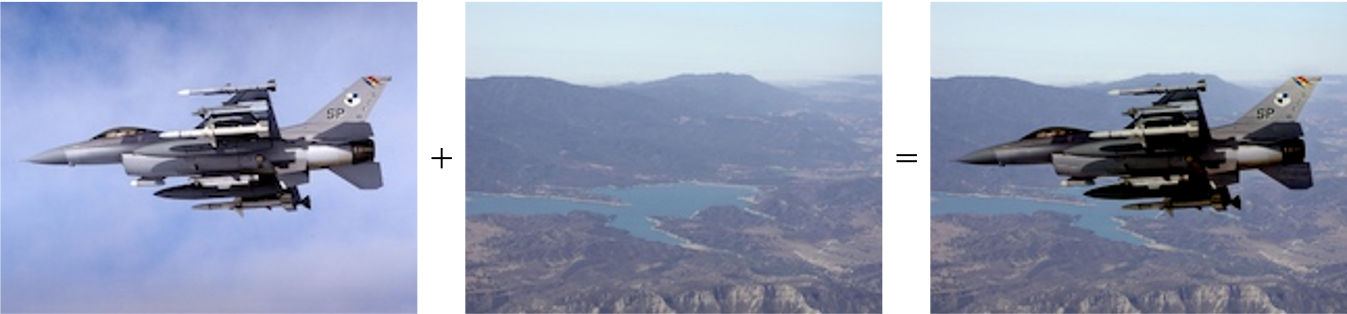
#> input picture data/teaser.png, 1347 x 314 px
$ python texture_flattening.py --data_dir data
#> lines starting #> are read from the running program, lines starting #| are printed output that depends on the picture; after the words box and inside, x2 and y2 are one past the last pixel; in counts of white or black regions, pixels touching at a corner belong together
### utils.py
import os
import cv2
import glob
import numpy as np
from PIL import Image
import matplotlib.pyplot as plt

from skimage.segmentation import find_boundaries
import scipy.signal
import scipy.linalg
import scipy.sparse


def read_image(folder, name, scale=1, gray=False):
    for filename in glob.glob(folder + "/*"):
        if os.path.splitext(os.path.basename(filename))[0] == name:
            break
    img = Image.open(os.path.join(filename))
    if scale != 1:
        w, h = img.size
        img = img.resize((int(w * scale), int(h * scale)), Image.BICUBIC)
    if gray:
        img = img.convert("L")
    img = np.array(img)
    if len(img.shape) == 3:
        img = img[..., :3]
    return img.astype(np.float64) / 255 # only first 3

def rgb2gray(img):
    r, g, b = img[..., 0], img[..., 1], img[..., 2]
    return 0.2126 * r + 0.7152 * g + 0.0722 * b

def process_mask(mask):
    boundary = find_boundaries(mask, mode="inner").astype(int)
    inner = mask - boundary
    return inner, boundary

# [35 lines left out: functions compute_laplacian, compute_gradient, not called in this run]

def get_pixel_ids(img):
    pixel_ids = np.arange(img.shape[0] * img.shape[1]).reshape(img.shape[0], img.shape[1])
    return pixel_ids

def get_masked_values(values, mask):
    assert values.shape == mask.shape
    nonzero_idx = np.nonzero(mask) # get mask 1
    return values[nonzero_idx]

def get_alpha_blended_img(src, target, alpha_mask):
    return src * alpha_mask + target * (1 - alpha_mask)

def dilate_img(img, k):
    kernel = np.ones((k, k), np.uint8)
    return cv2.dilate(img, kernel, iterations = 1)

# [6 lines left out: function estimate_sparse_rank, not called in this run]

### poisson_image_editor.py
import os
import cv2
import numpy as np
import scipy.sparse.linalg
from PIL import Image
import matplotlib.pyplot as plt
from argparse import ArgumentParser
import pyamg
from abc import ABC, ABCMeta, abstractmethod

import utils

class PoissonImageEditor(ABC):
    def __init__(self, dataset_root, solver, scale):
        self.src_rgb = utils.read_image(f"{dataset_root}", "source", scale=scale, gray=False)

        self.solver = solver
        if solver != "multigrid":
            self.solver_func = getattr(scipy.sparse.linalg, solver)
        else:
            self.solver_func = None

        self.img_h, self.img_w = self.src_rgb.shape[:2]

    @abstractmethod
    def preprocess_mask(self):
        pass

    def setup(self):
        self.mask, self.inner_mask, self.boundary_mask = self.preprocess_mask()

        self.pixel_ids = utils.get_pixel_ids(self.mask)
        self.inner_ids = utils.get_masked_values(self.pixel_ids, self.inner_mask).flatten()
        self.boundary_ids = utils.get_masked_values(self.pixel_ids, self.boundary_mask).flatten()
        self.mask_ids = utils.get_masked_values(self.pixel_ids, self.mask).flatten() # boundary + inner

        self.inner_pos = np.searchsorted(self.mask_ids, self.inner_ids)
        self.boundary_pos = np.searchsorted(self.mask_ids, self.boundary_ids)
        self.mask_pos = np.searchsorted(self.pixel_ids.flatten(), self.mask_ids)

    def construct_A_matrix(self):

        n1_pos = np.searchsorted(self.mask_ids, self.inner_ids - 1)
        n2_pos = np.searchsorted(self.mask_ids, self.inner_ids + 1)
        n3_pos = np.searchsorted(self.mask_ids, self.inner_ids - self.img_w)
        n4_pos = np.searchsorted(self.mask_ids, self.inner_ids + self.img_w)

        A = scipy.sparse.lil_matrix((len(self.mask_ids), len(self.mask_ids)))
        A[self.inner_pos, n1_pos] = 1
        A[self.inner_pos, n2_pos] = 1
        A[self.inner_pos, n3_pos] = 1
        A[self.inner_pos, n4_pos] = 1
        A[self.inner_pos, self.inner_pos] = -4
        A[self.boundary_pos, self.boundary_pos] = 1
        A = A.tocsr()

        return A

    # [5 lines left out: function construct_b, not called in this run]

    @abstractmethod
    def compute_gradients(self, src, target, *args, **kwargs):
        pass

    # [31 lines left out: functions solve_system, poisson_edit_channel, not called in this run]

    @abstractmethod
    def preprocess_inputs(self, *args, **kwargs):
        pass

    def poisson_edit_rgb(self, *args, **kwargs):
        self.setup()
        self.A = self.construct_A_matrix()
        src_rgb, target_rgb = self.preprocess_inputs(*args, **kwargs)
        poisson_edited_img_rgb = []
        for i in range(self.src_rgb.shape[-1]):
            poisson_edited_img_rgb.append(
                self.poisson_edit_channel(
                    src_rgb[..., i], target_rgb[..., i], *args, **kwargs)
            )
        return np.dstack(poisson_edited_img_rgb)

# [2 lines that do not run on import are left out]


### texture_flattening.py
import os
import cv2
import numpy as np
import scipy.sparse.linalg
from PIL import Image
import matplotlib.pyplot as plt
from argparse import ArgumentParser

import utils
from poisson_image_editor import PoissonImageEditor

class PoissonTextureFlattener(PoissonImageEditor):
    def __init__(self, dataset_root, solver, scale, use_edge, canny_threshold, edge_dilation_kernel):
        super(PoissonTextureFlattener, self).__init__(dataset_root, solver, scale)
#> in read_image, img is the input picture: PIL image 1347x314 RGBA; mean R, G, B, A 130.2, 139.4, 164.1, 235.3
        self.mask = utils.read_image(f"{dataset_root}", "mask", scale=scale, gray=True)

        if use_edge:
            self.edge = utils.read_image(f"{dataset_root}", "edge", scale=scale,  gray=True)
        else:
            self.edge = cv2.Canny((utils.rgb2gray(self.src_rgb) * 255).astype(np.uint8), *canny_threshold)
#> in rgb2gray, `r, g, b = img[..., 0], img[..., 1], img[..., 2]`:
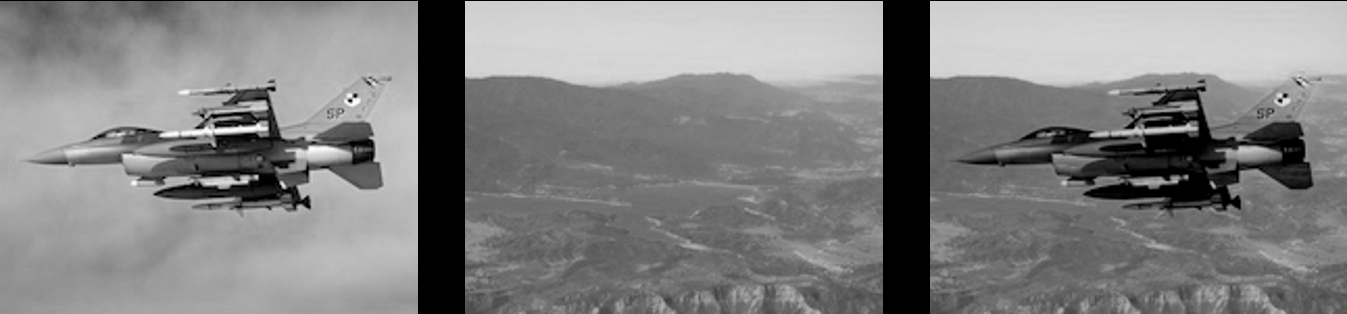
#> r: shape (314, 1347) float64; min 0, max 1, mean 0.51
#> in rgb2gray, `r, g, b = img[..., 0], img[..., 1], img[..., 2]`:
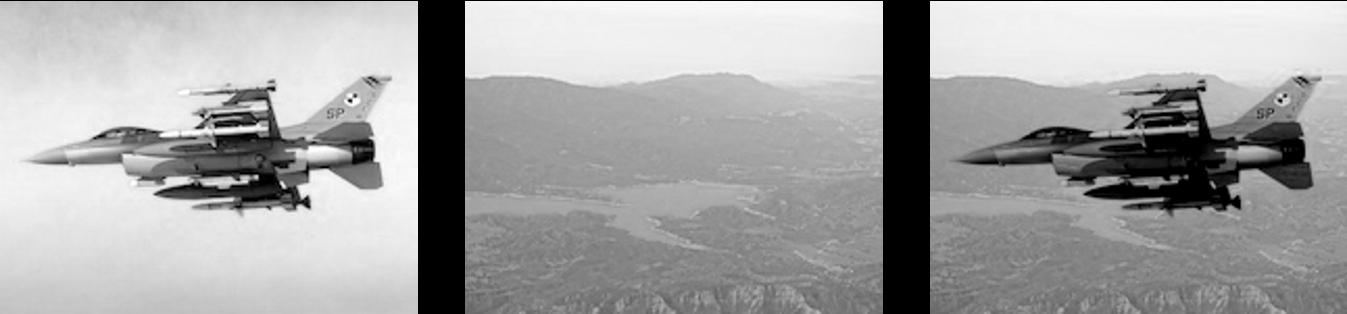
#> b: shape (314, 1347) float64; min 0, max 1, mean 0.644
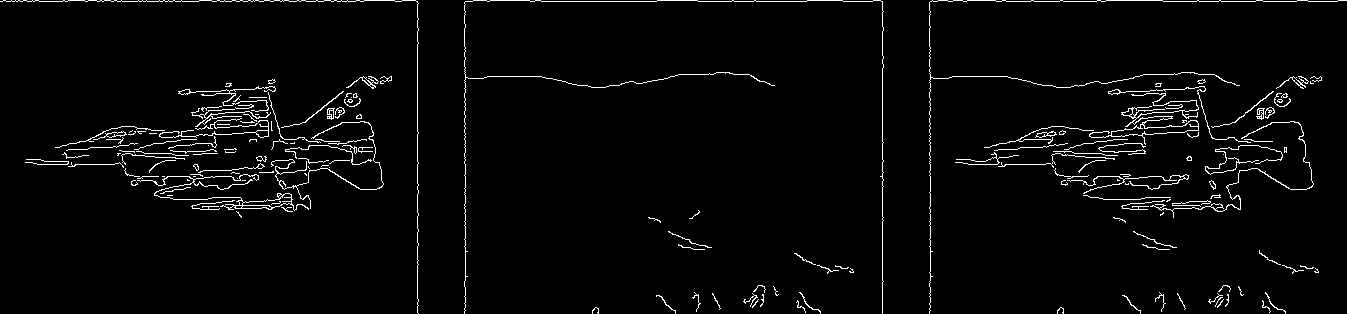
#> self.edge: shape (314, 1347); 2.9% white in thin lines or dots
            self.edge = utils.dilate_img(self.edge, edge_dilation_kernel)
#> in dilate_img, `return cv2.dilate(img, kernel, iterations = 1)`: returned value: shape (314, 1347); 9% white; 30 white regions, largest, box (x1, y1, x2, y2) and area: (24, 78, 385, 219) 13119, (954, 75, 1323, 219) 11505, (463, 0, 885, 314) 4227
        _, self.edge = cv2.threshold(self.edge, 0.5, 1, cv2.THRESH_BINARY)

    def preprocess_mask(self):
        _, self.mask = cv2.threshold(self.mask, 0.5, 1, cv2.THRESH_BINARY)
        inner_mask, boundary_mask = utils.process_mask(self.mask)
        return self.mask, inner_mask, boundary_mask

    def compute_gradients(self, src, target):
        Ix, Iy = utils.compute_gradient(src)
        Ix = self.edge * Ix
        Iy = self.edge * Iy
        Ixx, _ = utils.compute_gradient(Ix, forward=False)
        _, Iyy = utils.compute_gradient(Iy, forward=False)
        return Ixx + Iyy

    def preprocess_inputs(self):
        return self.src_rgb, self.src_rgb

if __name__ == "__main__":
    parser = ArgumentParser()
    parser.add_argument("--data_dir", type=str, required=True, help="Folder of mask, source, and target image files.")
    parser.add_argument("--scale", type=float, default=1.0, help="Scaling image height and width.")
    parser.add_argument("--use_edge", action="store_true", help="Use provided edge map. If not specified, computes depth map from source image.")
    parser.add_argument("--solver", type=str, default="spsolve", help="Linear system solver.")
    parser.add_argument("--canny_threshold", type=float, default=[100, 200], nargs="+")
    parser.add_argument("--edge_dilation_kernel", type=int, default=3)
    args = parser.parse_args()

    flattener = PoissonTextureFlattener(args.data_dir, args.solver, args.scale, args.use_edge, args.canny_threshold, args.edge_dilation_kernel)

    img = flattener.poisson_edit_rgb()
#> in preprocess_mask, `_, self.mask = cv2.threshold(self.mask, 0.5, 1, cv2.THRESH_BINARY)`:
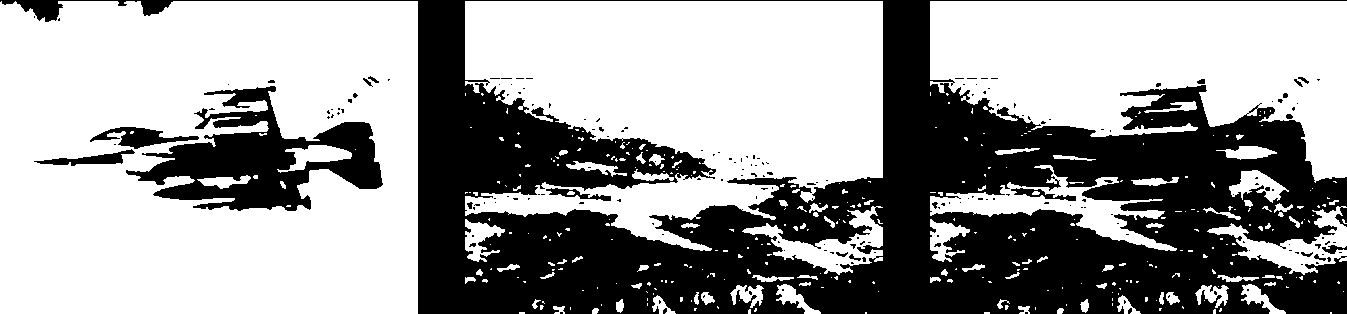
#> self.mask: shape (314, 1347) float64; values 0 (black) and 1 (white), 60.9% white; 186 black regions (164 under 20 px), largest, box (x1, y1, x2, y2) and area: (0, 0, 1347, 314) 148131, (126, 86, 383, 211) 13665, (90, 127, 199, 149) 1022
#> in process_mask, `boundary = find_boundaries(mask, mode="inner").astype(int)`:
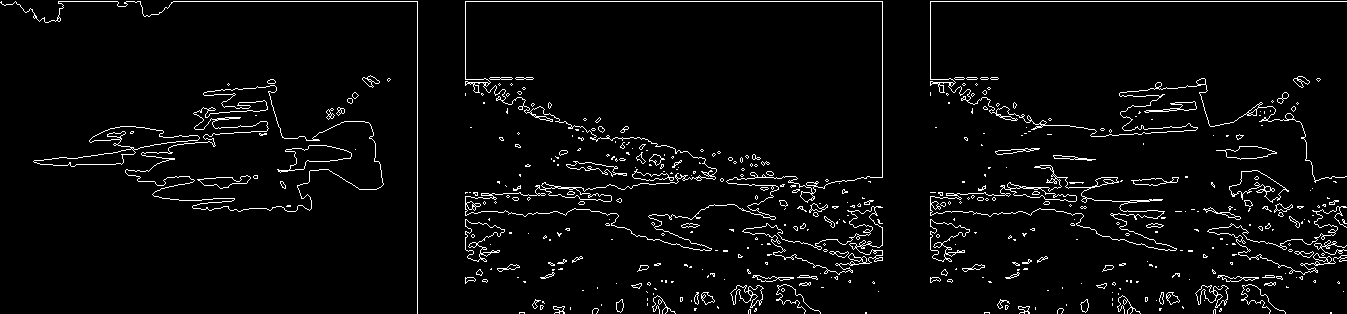
#> boundary: shape (314, 1347) int64; values 0 (black) and 1 (white), 4% white in thin lines or dots
#> in process_mask, `inner = mask - boundary`:
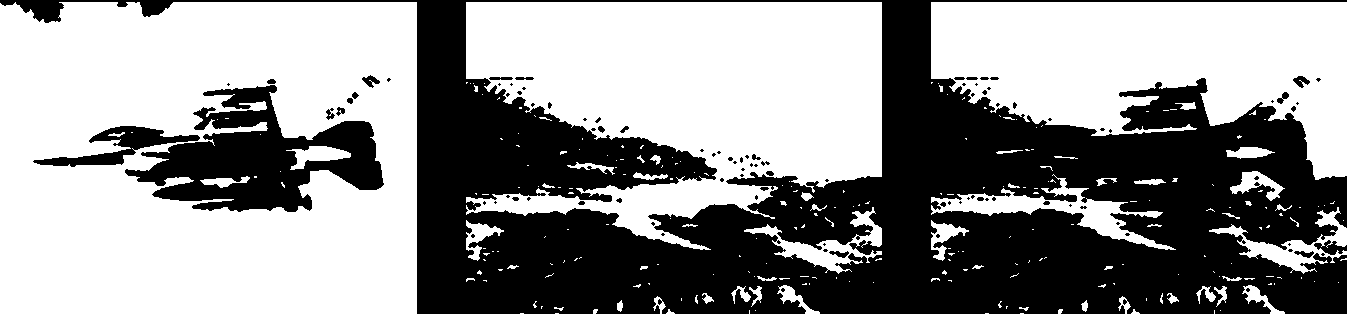
#> inner: shape (314, 1347) float64; values 0 (black) and 1 (white), 56.9% white; 98 black regions (65 under 20 px), largest, box (x1, y1, x2, y2) and area: (0, 0, 1347, 314) 162609, (125, 85, 384, 212) 15497, (33, 126, 200, 167) 2184
#> in setup, `self.pixel_ids = utils.get_pixel_ids(self.mask)`:
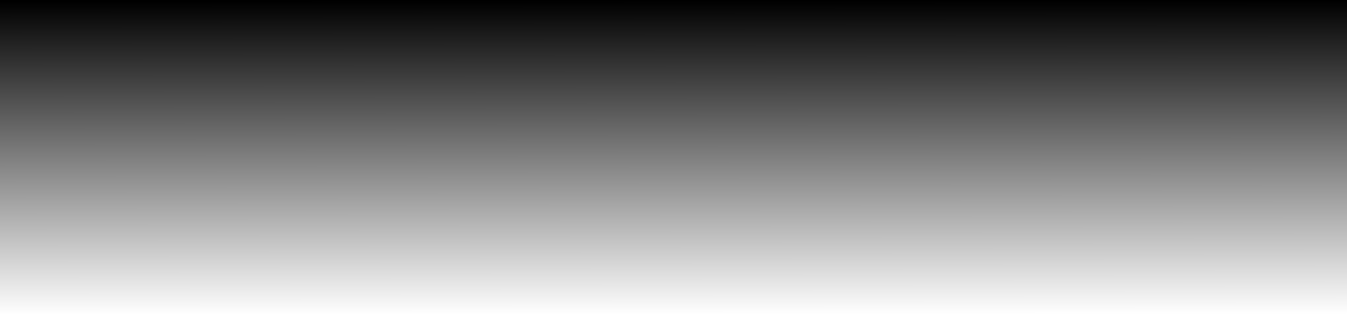
#> self.pixel_ids: shape (314, 1347) int64; min 0, max 422957, mean 211478.5; drawn with min black and max white
#> in get_masked_values, `nonzero_idx = np.nonzero(mask)`: nonzero_idx = 240600 positions, rows 2 to 313, columns 0 to 1346
#> in setup, `self.boundary_ids = utils.get_masked_values(self.pixel_ids, self.bound..`: self.boundary_ids = 16841 values from 1348 to 422942
#> in setup, `self.boundary_pos = np.searchsorted(self.mask_ids, self.boundary_ids)`: self.boundary_pos = 16841 values from 0 to 257440
#> (the run stopped early here; a loop or call above may not have finished)
